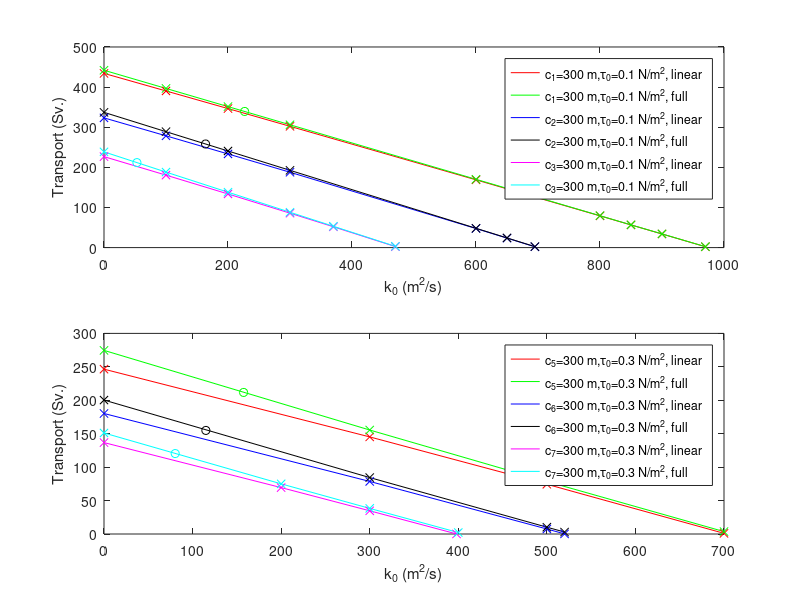

The MATLAB script that drew this image:

   clear all
   close all
   clc

   AAA_k0=[     0     100   200   300   600   800  850  900  970];%c1=300

AAA_TRAN_full=[442.0 396.7  351.4 306.1 170.2 79.5 56.6 34.1 2.3];%OK (38),c1=300;tau=0.1; (full)

AAA_TRAN_linear=[434.2 390.4 346.5 302.3 168.9 79.1 56.5 33.9 2.2];%c1=300;tau=0.1


BBB_k0=[     0     100    200   300   600   650  695];%c2=300; 

 BBB_TRAN_full=[337.1 288.9  240.8 192.6 48.1  24.1  2.4];% c2=300,tau=0.1, (full)

BBB_TRAN_linear=[323.3 278.6 233.4 187.8 47.5 23.6 2.0 ];%c2=300,tau=0.1, (linear)

CCC_k0=[  0     100    200    300   370  470];%c3=300;

 CCC_TRAN_full=[238.6 188.2  138.1  88.1  53.1 3.1];%c3=300,tau=0.1,%(full)

 CCC_TRAN_linear=[226.7 180.6 133.7 85.8 51.9 2.5 ];%c3=300; tau=0.1; %(linear)

subplot(2,1,1)

plot(AAA_k0,AAA_TRAN_linear,'r')
hold on
plot(AAA_k0,AAA_TRAN_full,'g')
hold on
plot(BBB_k0,BBB_TRAN_linear,'b')
hold on
plot(BBB_k0,BBB_TRAN_full,'k')
hold on
plot(CCC_k0,CCC_TRAN_linear,'m')
hold on
plot(CCC_k0,CCC_TRAN_full,'cyan')
hold on

plot(AAA_k0,AAA_TRAN_linear,'xr')
hold on
plot(AAA_k0,AAA_TRAN_full,'xg')
hold on
plot(BBB_k0,BBB_TRAN_linear,'xb')
hold on
plot(BBB_k0,BBB_TRAN_full,'xk')
hold on
plot(CCC_k0,CCC_TRAN_linear,'xm')
hold on
plot(CCC_k0,CCC_TRAN_full,'xcyan')
hold on

 plot(226.8,339.3,'og')% FR c_1=300, tau=0.1
hold on

plot(163.8,258.2,'ok')% FR c_2=300, tau=0.1

hold on

plot(53.1,211.8,'ocyan')% FR c_3=300, tau=0.1
hold on

legend('c_1=300 m,\tau_0=0.1 N/m^2, linear','c_1=300 m,\tau_0=0.1 N/m^2, full','c_2=300 m,\tau_0=0.1 N/m^2, linear','c_2=300 m,\tau_0=0.1 N/m^2, full','c_3=300 m,\tau_0=0.1 N/m^2, linear','c_3=300 m,\tau_0=0.1 N/m^2, full')

x1=xlabel('k_0 (m^2/s)')
y1=ylabel('Transport (Sv.)')

DDD_k0=[  0      300   500  700];%C5=300%OK
 DDD_TRAN_full=[274.6  155.5 78.6 3.6 ];%C5=300, tau=0.3

DDD_TRAN_linear=[246.5 145.2 74.4  1.0];%C5=300, tau=0.3

EEE_k0=[  0      300   500   520];%C6=300
  
 EEE_TRAN_full=[200.3  84.4  10.2  2.9];%C6=300; tau=0.3 

EEE_TRAN_linear=[   180.2  78.6   7.5  0.2];%linear;c6=300; tau=0.3

FFF_k0=[  0       200  300  400];%C7=300

FFF_TRAN_full=[151.1  75.0 38.3 2.2];%C7=300;tau=0.3 

FFF_k0_modern=[  0       200  300  398];%C7=300
 FFF_TRAN_linear=[136.7 69.4 34.7  0.1  ];C7=300,tau=0.3

subplot(2,1,2)

plot(DDD_k0,DDD_TRAN_linear,'r')
hold on
plot(DDD_k0,DDD_TRAN_full,'g')
hold on
plot(EEE_k0,EEE_TRAN_linear,'b')
hold on
plot(EEE_k0,EEE_TRAN_full,'k')
hold on
plot(FFF_k0_modern,FFF_TRAN_linear,'m')
hold on
plot(FFF_k0,FFF_TRAN_full,'cyan')
hold on

plot(DDD_k0,DDD_TRAN_linear,'xr')
hold on
plot(DDD_k0,DDD_TRAN_full,'xg')
hold on
plot(EEE_k0,EEE_TRAN_linear,'xb')
hold on
plot(EEE_k0,EEE_TRAN_full,'xk')
hold on
plot(FFF_k0_modern,FFF_TRAN_linear,'xm')
hold on
plot(FFF_k0,FFF_TRAN_full,'xcyan')
hold on

plot(157.6,211.7,'og')%this correct value from FR c_5=300, tau=0.3
hold on

plot(115.0,154.9,'ok')%this correct value from FR c_6=300, tau=0.3
hold on

plot(80.4,120.3,'ocyan')%this correct value from FR c_7=300, tau=0.3
hold on

hold on

legend('c_5=300 m,\tau_0=0.3 N/m^2, linear','c_5=300 m,\tau_0=0.3 N/m^2, full','c_6=300 m,\tau_0=0.3 N/m^2, linear','c_6=300 m,\tau_0=0.3 N/m^2, full','c_7=300 m,\tau_0=0.3 N/m^2, linear','c_7=300 m,\tau_0=0.3 N/m^2, full')

x1=xlabel('k_0 (m^2/s)')
y1=ylabel('Transport (Sv.)')



